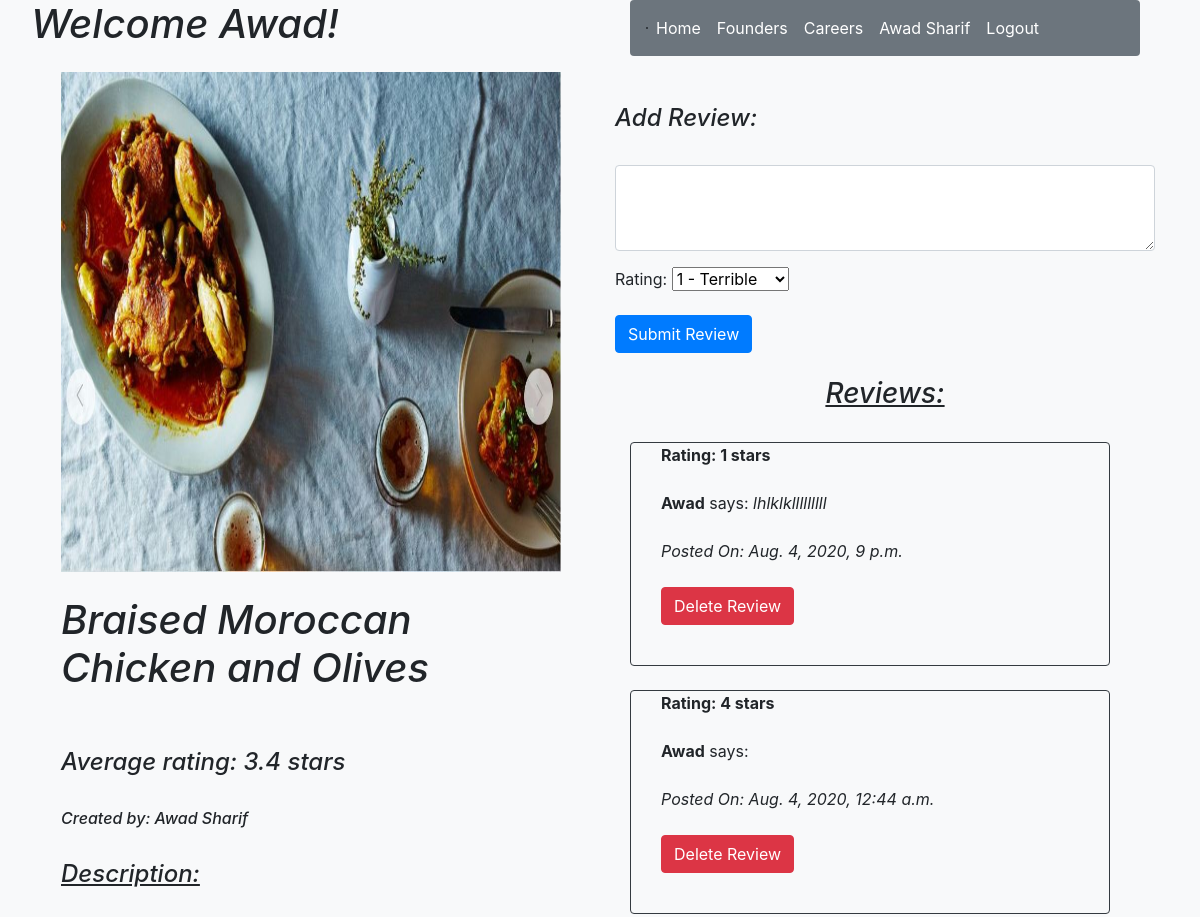
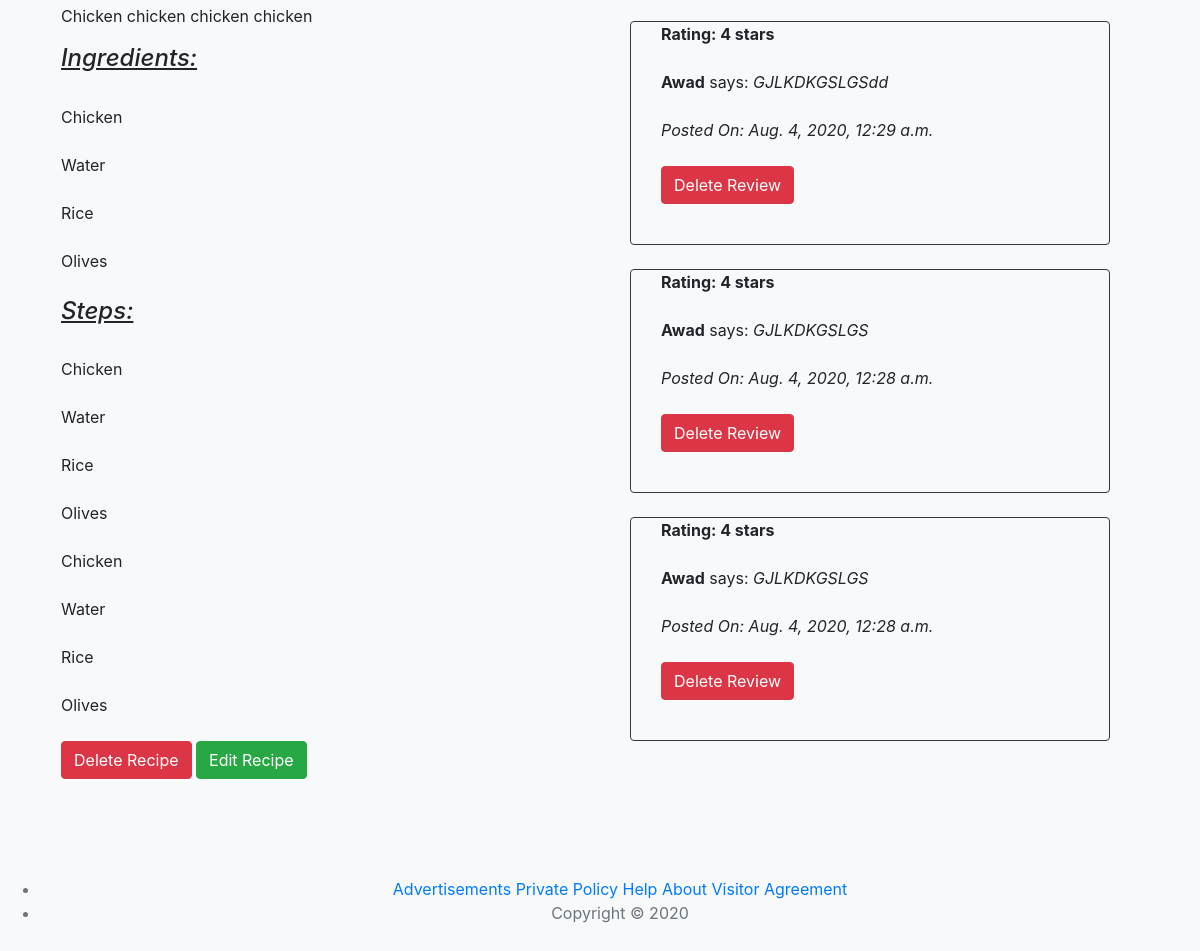
Before: /recipe/info/10 (signed in) with the older database file (2 pictures, top to bottom).
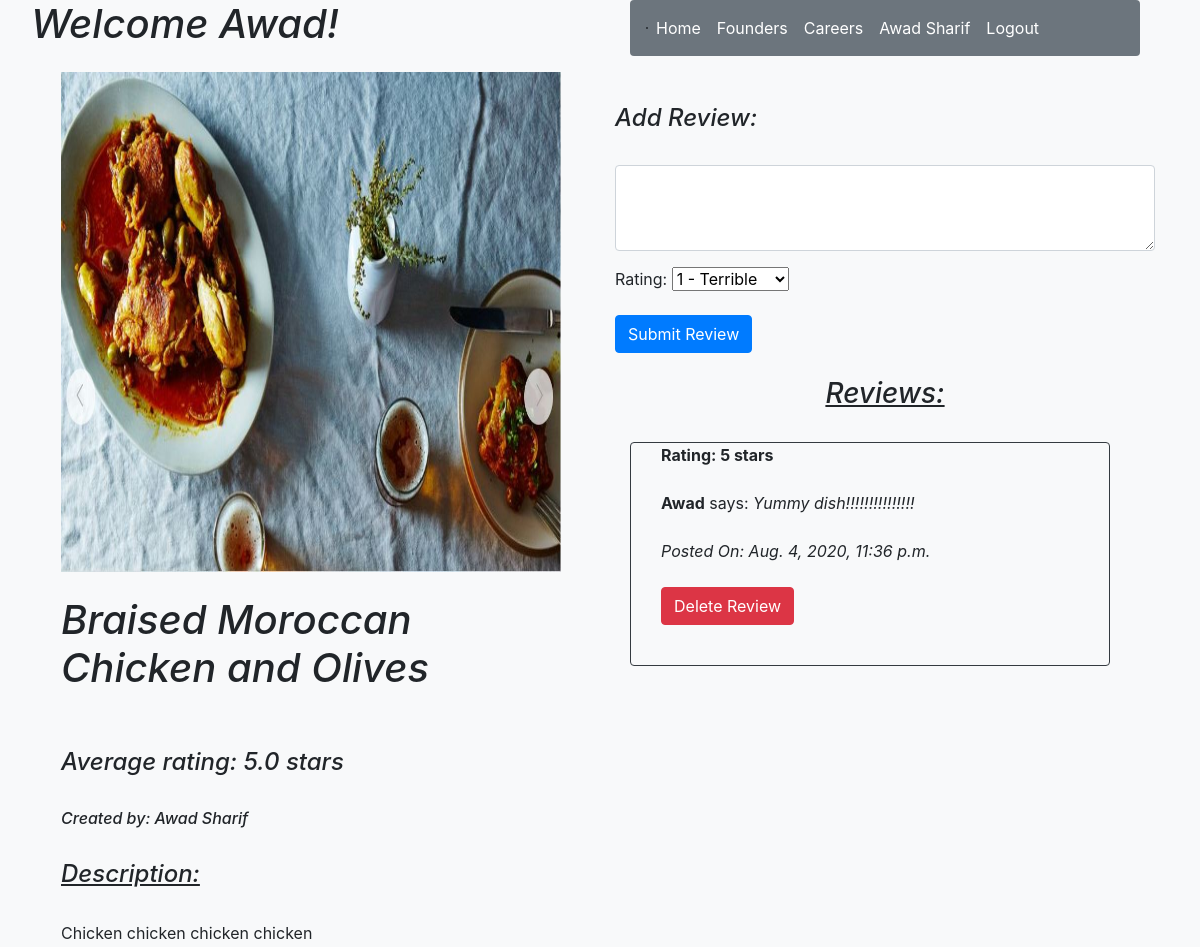
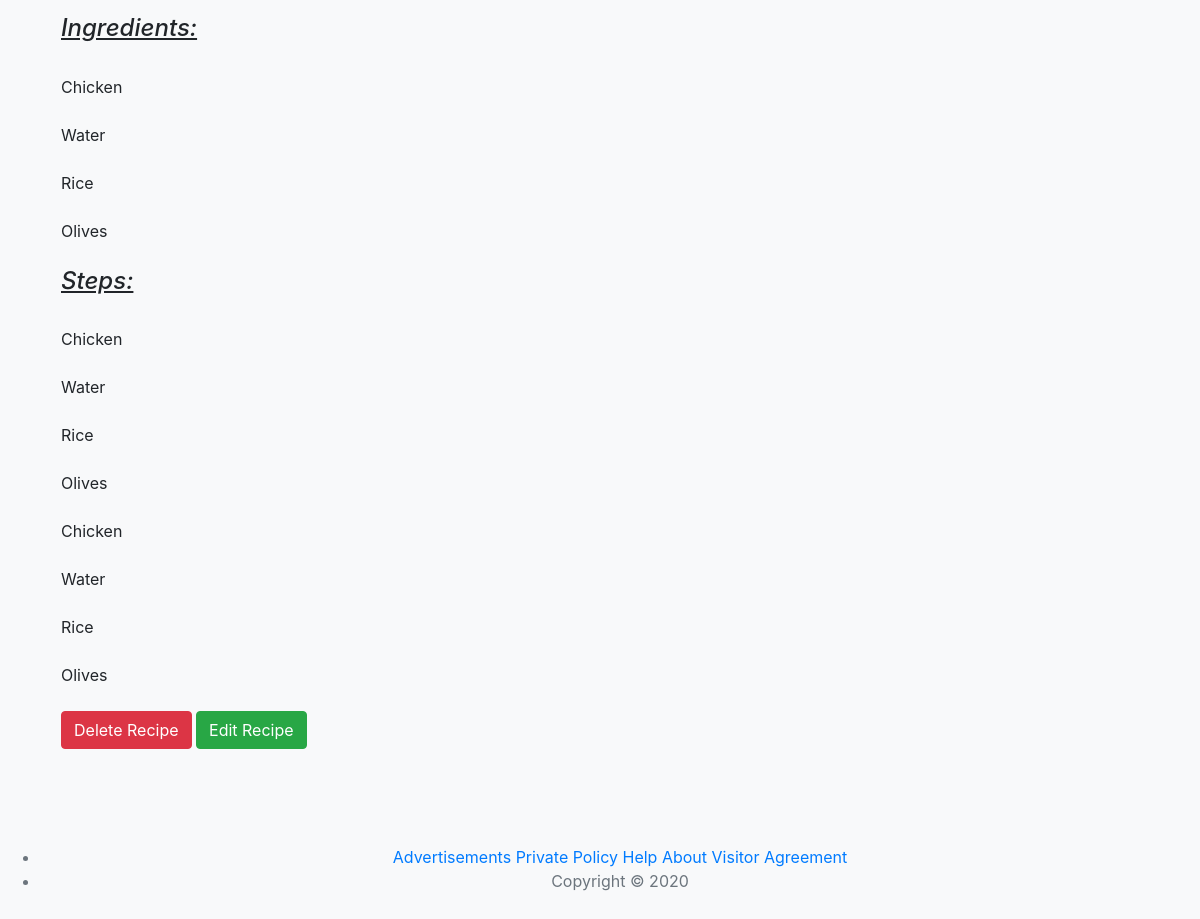
After: the same page with the newer database file (2 pictures, top to bottom).
### recipe_app/models.py (models this page shows)
class Reviews(models.Model):
    content = models.TextField()
    rating = models.IntegerField()
    reviewer = models.ForeignKey(User,related_name="reviews_of_user",on_delete = models.CASCADE)
    recipe = models.ForeignKey(Recipes,related_name="reviews_of_recipe",on_delete = models.CASCADE)
    created_at = models.DateTimeField(auto_now_add=True)
    updated_at = models.DateTimeField(auto_now=True)
    objects = Reviews_Manager()

class User(models.Model):
    first_name = models.CharField(max_length=255)
    last_name = models.CharField(max_length=255)
    email = models.EmailField(max_length=255)
    password = models.CharField(max_length=255)
    created_at = models.DateTimeField(auto_now_add=True)
    updated_at = models.DateTimeField(auto_now=True)
    objects = UserManager()

### recipe_app/views.py (the view)
# urls.py: path('recipe/info/<int:id>', views.recipe_info),
def recipe_info(request,id):
    if 'userid' not in request.session:
        return redirect('/')
    recipe = Recipes.objects.get(id=id)
    ingredients = recipe.ingredients.split('\n')
    summary = recipe.summary.split('\n')
    steps = recipe.steps.split('\n')
    rating = 0
    for review in recipe.reviews_of_recipe.all():
        rating += review.rating
    if len(recipe.reviews_of_recipe.all()) > 0:
        average_rating = round(rating / len(recipe.reviews_of_recipe.all()),2)
    else:
        average_rating = 0
    context = {
        'user': User.objects.get(id=request.session['userid']),
        'recipe': Recipes.objects.get(id=id),
        'ingredients': ingredients,
        'summaries': summary,
        'steps': steps,
        "Reviews": recipe.reviews_of_recipe.all().order_by("-created_at"),
        "rating": average_rating
    }
    return render(request,'recipe_info.html',context)

### recipe_app/templates/recipe_info.html (shortened to what the changed rows need)
{% load static %}
<!DOCTYPE html>
<html lang="en">
    <head>
        <link rel="stylesheet" href="https://stackpath.bootstrapcdn.com/bootstrap/4.5.0/css/bootstrap.min.css">
        <link rel="stylesheet" type="text/css" href="static/css/style.css">
    </head>
    <body class="bg-light">
        <div class="container">
            <div class="row">
                <div class="col-6 px-3">
                    <div class="form-group row">
                        <em><h1 class="active">Welcome {{user.first_name}}!</h1></em>
                    </div>
                    <div class="col-12">
                        <img src="{{recipe.image.url}}" width="500" height="500">
                    </div>
                    <div class="col-12">
                        <br>
                        <em><strong><h1>{{recipe.name}}</h1></strong></em>
                        <br><br>
                        <em><h4>Average rating: {{rating}} stars</h4></em>
                        <br>
                        <em><h6>Created by: {{recipe.owner.first_name}} {{recipe.owner.last_name}}</h6></em>
                        <br>
                        <em><u><h4>Description: </h4></u></em>
                        <br>
                        <p>{{recipe.summary}}
                        <br>
                        <br>
                        {% for ingredient in ingredients %}
                            {{ ingredient }}
                            <br>
                        {% endfor %}
                        <br>
                        <br>
                        {% for step in steps %}
                            {{ step }}
                            <br>
                        {% endfor %}
                        {% if user.id == recipe.owner.id %}
                            <br>
                        {% endif %}
                    </div>
                </div>
                <div class="col-6">
                    <br><br>
                    <br>
                    <div class="col-12">
                        <br>
                        <div class="form-group row" id="reviews">
                            {% for review in Reviews %}
                                <br><br>
                                <div class="card-deck col-12 bg-dark-rounded ajax" id="{{review.id}}">
                                    <br><br><br><br>
                                    <div class="card mb-4 bg-light rounded border border-dark">
                                        <div class="col-12">
                                            <div class="col-12">
                                                <b>Rating: {{review.rating}} stars</b>
                                                <br><br>
                                                <strong>{{review.reviewer.first_name}}</strong> says: <em>{{review.content}}</em>
                                                <br><br>
                                                <em>Posted On: {{review.created_at}}</em>
                                                <br><br>
                                                {% if user.id == review.reviewer.id %}
                                                    <div class="form-group row">
                                                        <div class="col-12">
                                                            <form action="/review/delete" method="POST" class="delete_review" review="{{review.id}}">
                                                                <button type="submit" class="btn btn-danger">Delete Review</button>
                                                            </form>
                                                        </div>
                                                    </div>
                                                {% endif %}
                                            </div>
                                            <br>
                                        </div>
                                    </div>
                                </div>
                                <br><br>
                            {% endfor %}
                        </div>
                    </div>
                </div>
            </div>
        </div>
    </body>
</html>

Changed rows visible on the page:
removed Reviews: rating "1", reviewer.first_name "Awad", content "lhlklklllllllll", created_at "Aug. 4, 2020, 9 p.m."
removed Reviews: rating "4", reviewer.first_name "Awad", created_at "Aug. 4, 2020, 12:44 a.m."
removed Reviews: rating "4", reviewer.first_name "Awad", content "GJLKDKGSLGSdd", created_at "Aug. 4, 2020, 12:29 a.m."
removed Reviews: rating "4", reviewer.first_name "Awad", content "GJLKDKGSLGS", created_at "Aug. 4, 2020, 12:28 a.m."
removed Reviews: rating "4", reviewer.first_name "Awad", content "GJLKDKGSLGS", created_at "Aug. 4, 2020, 12:28 a.m."
added Reviews: rating "5", reviewer.first_name "Awad", content "Yummy dish!!!!!!!!!!!!!!!", created_at "Aug. 4, 2020, 11:36 p.m."
Other visible differences:
{{ rating }}: "3.4" → "5.0"
